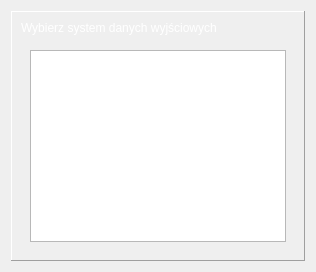
            <widget class="QWidget" name="systemOutputScreen">
             <layout class="QVBoxLayout" name="verticalLayout_9">
              <item alignment="Qt::AlignHCenter">
               <widget class="QFrame" name="frame">
                <property name="frameShape">
                 <enum>QFrame::Panel</enum>
                </property>
                <property name="frameShadow">
                 <enum>QFrame::Raised</enum>
                </property>
                <layout class="QVBoxLayout" name="verticalLayout_19">
                 <item>
                  <widget class="QFrame" name="header">
                   <property name="styleSheet">
                    <string notr="true">font: 75 16pt &quot;Trebuchet MS&quot;;
color:white;</string>
                   </property>
                   <property name="frameShape">
                    <enum>QFrame::NoFrame</enum>
                   </property>
                   <property name="frameShadow">
                    <enum>QFrame::Raised</enum>
                   </property>
                   <layout class="QHBoxLayout" name="horizontalLayout_10">
                    <property name="spacing">
                     <number>0</number>
                    </property>
                    <property name="leftMargin">
                     <number>0</number>
                    </property>
                    <property name="topMargin">
                     <number>0</number>
                    </property>
                    <property name="rightMargin">
                     <number>0</number>
                    </property>
                    <property name="bottomMargin">
                     <number>0</number>
                    </property>
                    <item>
                     <widget class="QLabel" name="label_4">
                      <property name="text">
                       <string>Wybierz system danych wyjściowych</string>
                      </property>
                      <property name="textFormat">
                       <enum>Qt::RichText</enum>
                      </property>
                     </widget>
                    </item>
                   </layout>
                  </widget>
                 </item>
                 <item>
                  <widget class="QFrame" name="tableFrame">
                   <property name="sizePolicy">
                    <sizepolicy hsizetype="Preferred" vsizetype="Expanding">
                     <horstretch>0</horstretch>
                     <verstretch>0</verstretch>
                    </sizepolicy>
                   </property>
                   <property name="styleSheet">
                    <string notr="true">font: 10pt &quot;Trebuchet MS&quot;;</string>
                   </property>
                   <property name="frameShape">
                    <enum>QFrame::NoFrame</enum>
                   </property>
                   <property name="frameShadow">
                    <enum>QFrame::Raised</enum>
                   </property>
                   <layout class="QHBoxLayout" name="horizontalLayout_11">
                    <item>
                     <widget class="QListWidget" name="dataSystemsTableO"/>
                    </item>
                   </layout>
                  </widget>
                 </item>
                </layout>
               </widget>
              </item>
             </layout>
            </widget>
